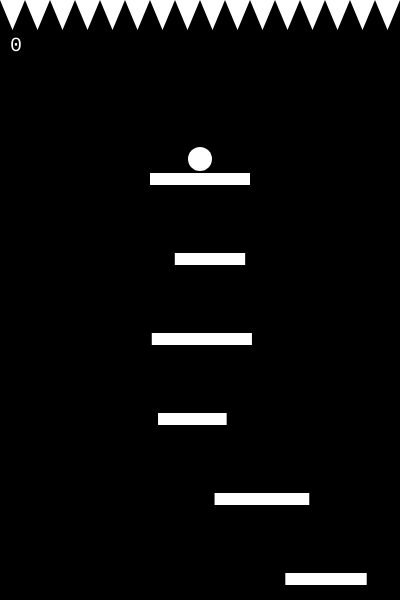
Frame 1 (no input)
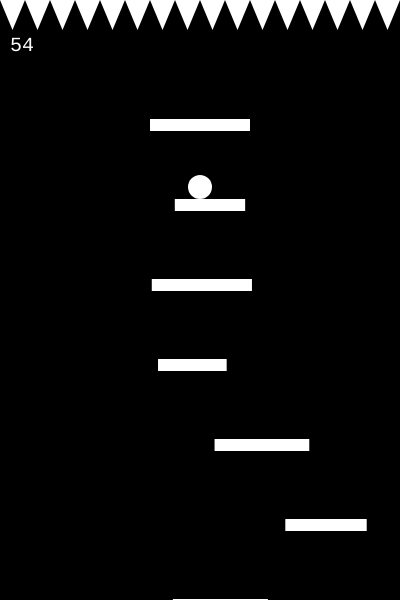
Frame 60 (no input)
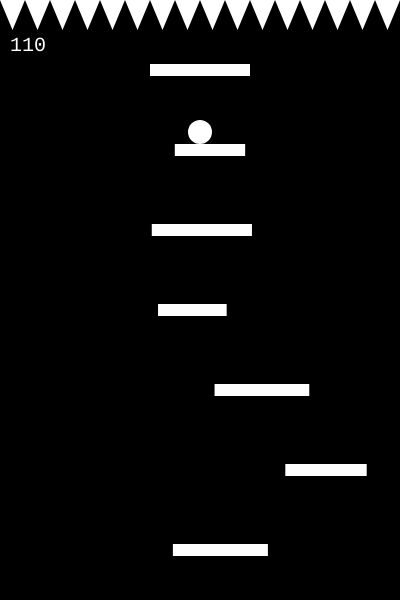
Frame 120 (the mouse pressed at the canvas centre since frame 60)

The p5.js sketch that drew these frames (run headless with seeded random() and noise() and a simulated clock; from frame 60 on, the mouse is pressed at the canvas centre):

// p5.js sketch
// ── sketch.js
// ============================================================================
// NOSTALJİK DİKENLER - p5.js prototip
// Tamamen siyah-beyaz, tek eksen (yatay) kontrol, dikey hareket otomatik.
// Tasarım kararları için TASARIM.md dosyasına bakınız.
// ============================================================================

// --- Sabitler (canvas / görsel) ---
const CANVAS_W = 400;
const CANVAS_H = 600;
const SPIKE_STRIP_H = 30;   // üstteki sabit diken şeridinin yüksekliği
const SPIKE_W = 25;         // tek bir diken üçgeninin genişliği

// --- Sabitler (oynanış / fizik) ---
const BALL_R = 12;
const MOVE_SPEED = 230;        // yatay hareket hızı (px/sn)
const GRAVITY = 1500;          // yerçekimi ivmesi (px/sn^2)
const MAX_FALL_SPEED = 900;    // düşüş hızı tavanı (px/sn)

const BASE_SCROLL_SPEED = 55;      // başlangıç dünya kaydırma hızı (px/sn)
const MAX_SCROLL_SPEED = BASE_SCROLL_SPEED * 3; // zorluk tavanı
const SPEED_INCREASE_INTERVAL = 13000; // ms - her bu kadar sürede hız artar
const SPEED_INCREASE_FACTOR = 1.09;    // her artışta %9 hızlanma

const PLATFORM_H = 12;
const ROW_GAP_BASE = 80;     // satırlar arası temel dikey boşluk
const ROW_GAP_VARIANCE_MAX = 35; // zorlukla birlikte eklenebilecek ekstra dikey boşluk
const PLATFORM_W_MIN = 60;
const PLATFORM_W_MAX = 110;

// --- Oyun durumu (resetGame() içinde dolduruluyor) ---
let ball;
let platforms;
let scrollSpeed;
let score;
let gameState; // 'playing' | 'gameover'
let speedTimer; // son hız artışından bu yana geçen süre (ms)
let lastSpawnY; // en son üretilen satırın y konumu (ekran koordinatı)

function setup() {
  const c = createCanvas(CANVAS_W, CANVAS_H);
  c.parent(document.body);
  textFont('monospace');
  resetGame();
}

// Oyunu/ilk durumu kurar - hem ilk açılışta hem restart'ta kullanılır.
function resetGame() {
  ball = {
    x: CANVAS_W / 2,
    y: 160,
    vx: 0,
    vy: 0,
    grounded: true
  };
  platforms = [];
  scrollSpeed = BASE_SCROLL_SPEED;
  score = 0;
  gameState = 'playing';
  speedTimer = 0;

  // İlk platformu topun hemen altına yerleştir (anında düşme olmasın).
  platforms.push({
    x: CANVAS_W / 2 - 50,
    y: ball.y + BALL_R + 2,
    w: 100,
    h: PLATFORM_H
  });
  lastSpawnY = platforms[0].y;

  // Topun altında ekranı dolduracak kadar başlangıç platformu üret,
  // ilk birkaç satırda yatay sapmayı küçük tutarak adil bir başlangıç sağla.
  let prevX = platforms[0].x;
  let prevW = platforms[0].w;
  let rowIndex = 0;
  while (lastSpawnY < CANVAS_H + ROW_GAP_BASE) {
    const easyStart = rowIndex < 3; // ilk satırlarda daha az yatay sapma
    const spawned = spawnRow(prevX, prevW, easyStart);
    prevX = spawned.x;
    prevW = spawned.w;
    rowIndex++;
  }
}

// Bir sonraki platform satırını üretir, fiziksel olarak HER ZAMAN ulaşılabilir
// olacak şekilde (düşüş süresi x yatay hız) yatay sapmayı sınırlar.
function spawnRow(prevX, prevW, easyStart) {
  // Zorluk arttıkça boşluk biraz daha değişken/geniş olabilir.
  const difficultyT = constrain((scrollSpeed - BASE_SCROLL_SPEED) / (MAX_SCROLL_SPEED - BASE_SCROLL_SPEED), 0, 1);
  const rowGap = ROW_GAP_BASE + random(0, ROW_GAP_VARIANCE_MAX * difficultyT);
  const platW = random(PLATFORM_W_MIN, PLATFORM_W_MAX - difficultyT * 20);

  // Serbest düşüşle bu dikey mesafeyi ne kadar sürede aşarız (vy=0'dan başlayarak)?
  const fallTime = Math.sqrt((2 * rowGap) / GRAVITY);
  // Bu sürede yatayda en fazla ne kadar gidebiliriz? + platform genişlikleri toleransı.
  const maxReach = MOVE_SPEED * fallTime + (platW + prevW) / 2;
  // Güvenlik payı bırak (fiziksel sınırın %75'i) - HER ZAMAN geçilebilir boşluk garantisi.
  const safeReach = easyStart ? maxReach * 0.3 : maxReach * 0.75;

  const prevCenter = prevX + prevW / 2;
  const offset = easyStart ? random(-20, 20) : random(-safeReach, safeReach);
  let newCenter = prevCenter + offset;
  let newX = constrain(newCenter - platW / 2, 0, CANVAS_W - platW);

  const newY = lastSpawnY + rowGap;
  platforms.push({ x: newX, y: newY, w: platW, h: PLATFORM_H });
  lastSpawnY = newY;
  return { x: newX, w: platW };
}

function draw() {
  background(0); // tamamen siyah arka plan

  if (gameState === 'playing') {
    updateGame();
  }

  drawWorld();
  drawScore();

  if (gameState === 'gameover') {
    drawGameOver();
  }
}

function updateGame() {
  // dt saniye cinsinden, ani kasma/lag sıçramalarına karşı sınırlandırılmış.
  const dt = Math.min(deltaTime, 50) / 1000;

  // --- Zorluk eğrisi: kademeli hızlanma, bir tavanda sabitlenir ---
  speedTimer += deltaTime;
  if (speedTimer >= SPEED_INCREASE_INTERVAL && scrollSpeed < MAX_SCROLL_SPEED) {
    scrollSpeed = Math.min(scrollSpeed * SPEED_INCREASE_FACTOR, MAX_SCROLL_SPEED);
    speedTimer = 0;
  }

  // --- Skor: dünyanın toplam yukarı kaydırma mesafesi ---
  score += scrollSpeed * dt;

  // --- Yatay kontrol (SADECE sol/sağ, dikey tamamen otomatik) ---
  let vx = 0;
  if (keyIsDown(LEFT_ARROW) || keyIsDown(65)) vx -= MOVE_SPEED;  // A
  if (keyIsDown(RIGHT_ARROW) || keyIsDown(68)) vx += MOVE_SPEED; // D
  ball.vx = vx;
  ball.x += ball.vx * dt;

  // --- Ekran kenarından wrap (Pac-Man usulü, ani ama basit tek-frame geçiş) ---
  if (ball.x < -BALL_R) ball.x = CANVAS_W + BALL_R;
  if (ball.x > CANVAS_W + BALL_R) ball.x = -BALL_R;

  // --- Tüm platformları yukarı kaydır (dünya kayması) ---
  for (const p of platforms) {
    p.y -= scrollSpeed * dt;
  }
  lastSpawnY -= scrollSpeed * dt;

  // --- Dikey hareket: yerçekimi + platform teması ---
  if (ball.grounded) {
    // Platformla birlikte yukarı taşın (dünya ile aynı hızda).
    ball.y -= scrollSpeed * dt;
    ball.vy = 0;

    // Hâlâ platformun üzerinde mi? (yatayda kaymış olabilir)
    const p = ball.currentPlatform;
    if (!p || ball.x + BALL_R < p.x || ball.x - BALL_R > p.x + p.w) {
      ball.grounded = false;
      ball.currentPlatform = null;
    }
  } else {
    // Serbest düşüş.
    ball.vy = Math.min(ball.vy + GRAVITY * dt, MAX_FALL_SPEED);
    ball.y += ball.vy * dt;

    // Platforma iniş kontrolü (sadece düşerken, yukarı hareket ederken değil).
    if (ball.vy >= 0) {
      for (const p of platforms) {
        const ballBottom = ball.y + BALL_R;
        const prevBallBottom = ballBottom - ball.vy * dt;
        const withinX = ball.x + BALL_R > p.x && ball.x - BALL_R < p.x + p.w;
        const crossingTop = prevBallBottom <= p.y && ballBottom >= p.y;
        if (withinX && crossingTop) {
          ball.y = p.y - BALL_R;
          ball.vy = 0;
          ball.grounded = true;
          ball.currentPlatform = p;
          break;
        }
      }
    }
  }

  // --- Eski platformları temizle (ekranın üstünden çıkanlar) ---
  platforms = platforms.filter(p => p.y > -PLATFORM_H - 20);

  // --- Önde yeterli platform olduğundan emin ol (sonsuz, performanslı üretim) ---
  // En son üretilen satırı bul (en büyük y / en alttaki).
  if (platforms.length > 0) {
    let last = platforms[0];
    for (const p of platforms) if (p.y > last.y) last = p;
    while (lastSpawnY < CANVAS_H + ROW_GAP_BASE) {
      spawnRow(last.x, last.w, false);
      last = platforms[platforms.length - 1];
    }
  }

  // --- Kayıp koşulu 1: dikene değme (üstteki sabit diken şeridi) ---
  if (ball.y - BALL_R <= SPIKE_STRIP_H) {
    triggerGameOver();
    return;
  }

  // --- Kayıp koşulu 2: topun merkezi ekranın alt kenarını geçerse ---
  if (ball.y > CANVAS_H) {
    triggerGameOver();
    return;
  }
}

function triggerGameOver() {
  gameState = 'gameover';
}

function drawWorld() {
  noStroke();
  fill(255);

  // Platformlar
  for (const p of platforms) {
    rect(p.x, p.y, p.w, p.h);
  }

  // Top
  circle(ball.x, ball.y, BALL_R * 2);

  // Üstteki sabit diken şeridi - tepe noktası aşağı bakan üçgenler dizisi.
  const count = Math.ceil(CANVAS_W / SPIKE_W) + 1;
  for (let i = 0; i < count; i++) {
    const x0 = i * SPIKE_W;
    triangle(
      x0, 0,
      x0 + SPIKE_W, 0,
      x0 + SPIKE_W / 2, SPIKE_STRIP_H
    );
  }
}

function drawScore() {
  fill(255);
  noStroke();
  textSize(20);
  textAlign(LEFT, TOP);
  // Sayaç diken şeridinin hemen altında, ekranın üst köşesinde.
  text(Math.floor(score), 10, SPIKE_STRIP_H + 6);
}

function drawGameOver() {
  fill(255);
  noStroke();
  textAlign(CENTER, CENTER);
  textSize(28);
  text('GAME OVER', CANVAS_W / 2, CANVAS_H / 2 - 30);
  textSize(20);
  text('SKOR: ' + Math.floor(score), CANVAS_W / 2, CANVAS_H / 2 + 5);
  textSize(14);
  text('Yeniden başlamak için BOŞLUK ya da tıkla', CANVAS_W / 2, CANVAS_H / 2 + 35);
}

function keyPressed() {
  if (gameState === 'gameover' && key === ' ') {
    resetGame();
  }
}

function mousePressed() {
  if (gameState === 'gameover') {
    resetGame();
  }
}
